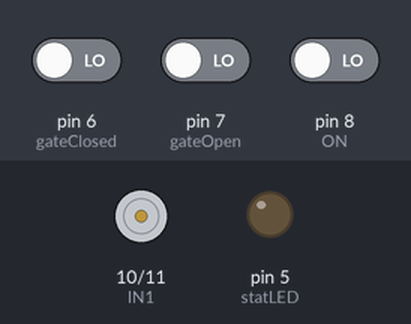
Recording of a sketch running on a simulated Arduino Uno, built with avr-gcc and run on an emulated ATmega328P. Parts: motor-driver pin pairs drawn as motors (green arrow = first pin HIGH = forward, orange = second pin HIGH = backward, longer = more drive, scaled by the enable pin), output pins drawn as LEDs (lit = HIGH). Dashed ring = blinking. The test bench sets the inputs (shaded band); at power-on: pin 8 (ON) LOW, pin 7 (gateOpen) LOW, pin 6 (gateClosed) LOW.

Above: at 1.2 s.
1.3 s: pin 8 (ON) driven HIGH
At 1.7 s:
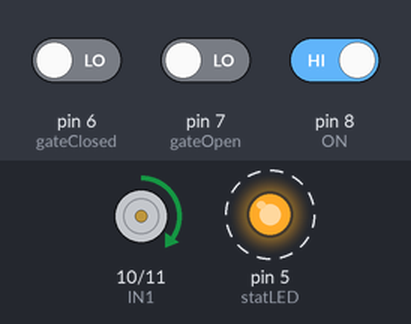
4.3 s: pin 7 (gateOpen) driven HIGH
At 5.2 s:
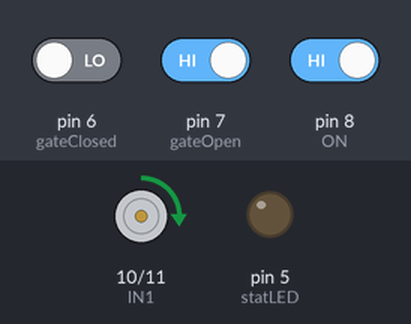
At 7.7 s:
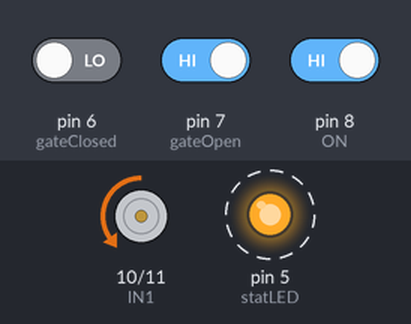
Timing chart, 0 to 14.8 s (numbered marks = the images above; inputs shaded):
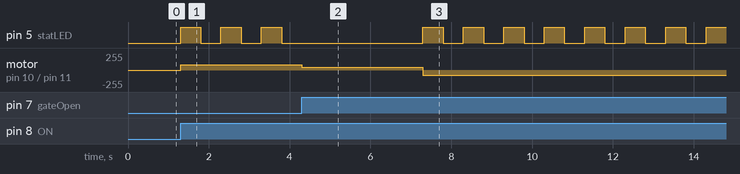

Measured:
- after the input at 1.3 s, pin 5 (statLED): alternates HIGH for 0.50 s and LOW for 0.50 s, starting at once; motor on pin 10 (IN1) / pin 11 (IN2): stopped → forward 80/255 at once
- after the input at 4.3 s, motor on pin 10 (IN1) / pin 11 (IN2): forward 80/255 → forward 40/255 at once, → backward 80/255 3.0 s later

The sketch:

Ogradajednatipka.ino
```cpp
 const int ON = 8; //set up our button constants
const int gateOpen = 7;
const int gateClosed = 6;
const int IN1 = 10;
const int IN2 = 11;
const int ENA = 9;
const int statLED = 5;
unsigned long currentTime = 0;
boolean gateState = false; //false = closed true = open
void setup() {
  Serial.begin(9600);
  pinMode(ON, INPUT); //set up I/O
  pinMode(gateOpen, INPUT);
  pinMode(gateClosed, INPUT);
  pinMode(IN1, OUTPUT);
  pinMode(IN2, OUTPUT);
  pinMode(ENA, OUTPUT);
  analogWrite(ENA, 0); //make sure H-Bridge is off
  pinMode(statLED, OUTPUT); //setup our status LED
}
void loop() {
  if (digitalRead(ON) == HIGH && gateState == false) { //check to see if the button is pressed and the gate is closed
    analogWrite(ENA, 80); //enable h-bridge
    digitalWrite(IN1, HIGH); //configure for CW rotation
    digitalWrite(IN2, LOW);
    while(1){ //run motor until switch is tripped
      if (digitalRead(gateOpen) == HIGH) { //check switch state
        gateState = true;
        analogWrite(ENA, 40);
        delay(3000);
        //digitalWrite(statLED, LOW); //turn off LED
        analogWrite(ENA, 0); //disable h-bridge
        digitalWrite(IN1, LOW); //reset h-bridge config
        break;
      }
      if (millis() > currentTime + 500) { //flash status LED once
        digitalWrite(statLED, HIGH);
        delay(500);
        currentTime = millis();
      }
      else {
        digitalWrite(statLED, LOW);
      }
    }
  }
  if (digitalRead(ON) == HIGH && gateState == true) { //check to see if the button is pressed and the gate is open
    analogWrite(ENA, 80);
    digitalWrite(IN1, LOW); //configure for CCW rotation
    digitalWrite(IN2, HIGH);
    while(1){
      if (digitalRead(gateClosed) == HIGH) {
        gateState = false;
        analogWrite(ENA, 40);
        delay(3000);
        //digitalWrite(statLED, LOW);
        analogWrite(ENA,0);
        digitalWrite(IN2, LOW);
        break;
      }
      if (millis() > currentTime + 500) { //flash status LED once
        digitalWrite(statLED, HIGH);
        delay(500);
        currentTime = millis();
      }
      else {
        digitalWrite(statLED, LOW);
      }
    }
  }
}
```
